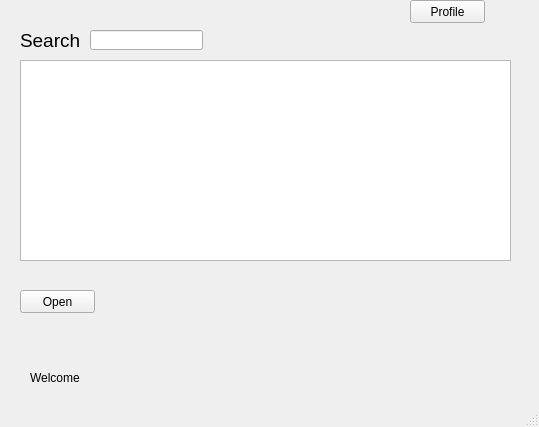
<?xml version="1.0" encoding="UTF-8"?>
<ui version="4.0">
 <class>MainWindow</class>
 <widget class="QMainWindow" name="MainWindow">
  <property name="geometry">
   <rect>
    <x>0</x>
    <y>0</y>
    <width>539</width>
    <height>427</height>
   </rect>
  </property>
  <property name="windowTitle">
   <string>MainWindow</string>
  </property>
  <widget class="QWidget" name="centralwidget">
   <widget class="QTableWidget" name="tableWidget">
    <property name="geometry">
     <rect>
      <x>20</x>
      <y>60</y>
      <width>491</width>
      <height>201</height>
     </rect>
    </property>
   </widget>
   <widget class="QPushButton" name="openBtn">
    <property name="geometry">
     <rect>
      <x>20</x>
      <y>290</y>
      <width>75</width>
      <height>23</height>
     </rect>
    </property>
    <property name="text">
     <string>Open</string>
    </property>
   </widget>
   <widget class="QLabel" name="label">
    <property name="geometry">
     <rect>
      <x>20</x>
      <y>30</y>
      <width>71</width>
      <height>21</height>
     </rect>
    </property>
    <property name="font">
     <font>
      <pointsize>14</pointsize>
     </font>
    </property>
    <property name="text">
     <string>Search</string>
    </property>
   </widget>
   <widget class="QLineEdit" name="searchTxt">
    <property name="geometry">
     <rect>
      <x>90</x>
      <y>30</y>
      <width>113</width>
      <height>20</height>
     </rect>
    </property>
   </widget>
   <widget class="QPushButton" name="profileBtn">
    <property name="geometry">
     <rect>
      <x>410</x>
      <y>0</y>
      <width>75</width>
      <height>23</height>
     </rect>
    </property>
    <property name="text">
     <string>Profile</string>
    </property>
   </widget>
   <widget class="QLabel" name="welcomeLbl">
    <property name="geometry">
     <rect>
      <x>30</x>
      <y>370</y>
      <width>231</width>
      <height>16</height>
     </rect>
    </property>
    <property name="text">
     <string>Welcome</string>
    </property>
   </widget>
  </widget>
  <widget class="QMenuBar" name="menubar">
   <property name="geometry">
    <rect>
     <x>0</x>
     <y>0</y>
     <width>539</width>
     <height>21</height>
    </rect>
   </property>
  </widget>
  <widget class="QStatusBar" name="statusbar"/>
 </widget>
 <resources/>
 <connections/>
</ui>
